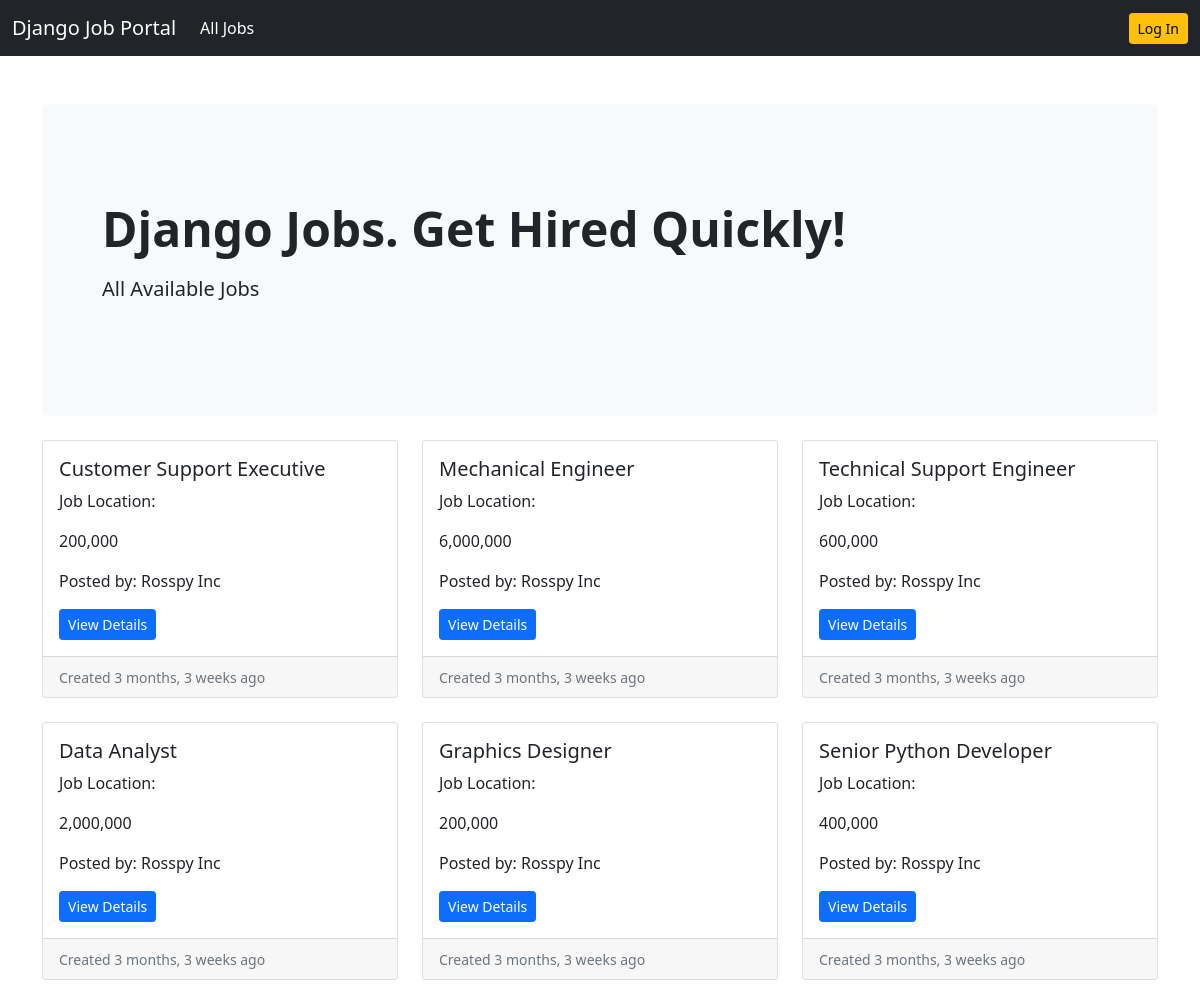
/job-listing/, run on the app's committed database.
### job/models.py (models this page shows, shortened)
class Job(models.Model):
    job_type_choices = (
        ('Remote', 'Remote'),
        ('Onsite', 'Onsite'),
        ('Hybrid', 'Hybrid')
    )
    user = models.ForeignKey(User, on_delete=models.CASCADE)
    company = models.ForeignKey(Company, on_delete=models.CASCADE)
    title = models.CharField(max_length=100)
    city = models.CharField(max_length=100)
    salary = models.PositiveIntegerField(default=35000)
    requirements = models.TextField()
    ideal_candidate = models.TextField()
    is_available = models.BooleanField(default=True)
    timestamp = models.DateTimeField(auto_now_add=True)
    industry = models.ForeignKey(Industry, on_delete=models.DO_NOTHING, null=True, blank=True)
    state = models.ForeignKey(State, on_delete=models.DO_NOTHING, null=True, blank=True)
    job_type = models.CharField(max_length=20, choices=job_type_choices, null=True, blank=True)

### company/models.py (models this page shows)
class Company(models.Model):
    user = models.OneToOneField(User, on_delete=models.CASCADE)
    name = models.CharField(max_length=100, null=True, blank=True)
    est_date = models.PositiveIntegerField(null=True, blank=True)
    city = models.CharField(max_length=100, null=True, blank=True)
    state = models.CharField(max_length=100, null=True, blank=True)
    def __str__(self):
        return self.name

### website/views.py (the view)
# urls.py: path('job-listing/', views.job_listing, name='job-listing'),
def job_listing(request):
    jobs = Job.objects.filter(is_available=True).order_by('-timestamp')
    context = {'jobs':jobs}
    return render(request, 'website/job_listing.html', context)

### templates/website/job_listing.html
{% extends 'base.html' %}
{% load humanize %}
{% block content %}
<section>
    <div class="p-5 mb-4 bg-light rounded-3">
        <div class="container-fluid py-5">
            <h2 class="display-5 fw-bold">Django Jobs. Get Hired Quickly!</h2>
            <p class="col-md-8 fs-5 mt-3">
                All Available Jobs
            </p>
        </div>
    </div>
</section>
<div class="row row-cols-1 row-cols-md-3 g-4">
    {% if jobs %}
    {% for job in jobs %}
    <div class="col">
        <div class="card h-100">
            <div class="card-body">
                <h5 class="card-title">{{job.title}}</h5>
                <p class="card-text">Job Location: {{job.location}}</p>
                <p class="card-text">{{job.salary|intcomma}}</p>
                <p class="card-text">Posted by: {{job.company}}</p>
                <a class="btn btn-primary btn-sm" href="{% url 'job-details' job.pk %}">View Details</a>
            </div>
            <div class="card-footer">
                <small class="text-muted">Created {{job.timestamp|naturaltime}}</small>
            </div>
        </div>
    </div>
    {% endfor %}
    {% endif %}
</div>
<br>
{% endblock content %}

### data on the page
Job: title "Customer Support Executive", salary "200,000", company "Rosspy Inc", timestamp "3 months, 3 weeks ago"
Job: title "Mechanical Engineer", salary "6,000,000", company "Rosspy Inc", timestamp "3 months, 3 weeks ago"
Job: title "Technical Support Engineer", salary "600,000", company "Rosspy Inc", timestamp "3 months, 3 weeks ago"
Job: title "Data Analyst", salary "2,000,000", company "Rosspy Inc", timestamp "3 months, 3 weeks ago"
Job: title "Graphics Designer", salary "200,000", company "Rosspy Inc", timestamp "3 months, 3 weeks ago"
Job: title "Senior Python Developer", salary "400,000", company "Rosspy Inc", timestamp "3 months, 3 weeks ago"
